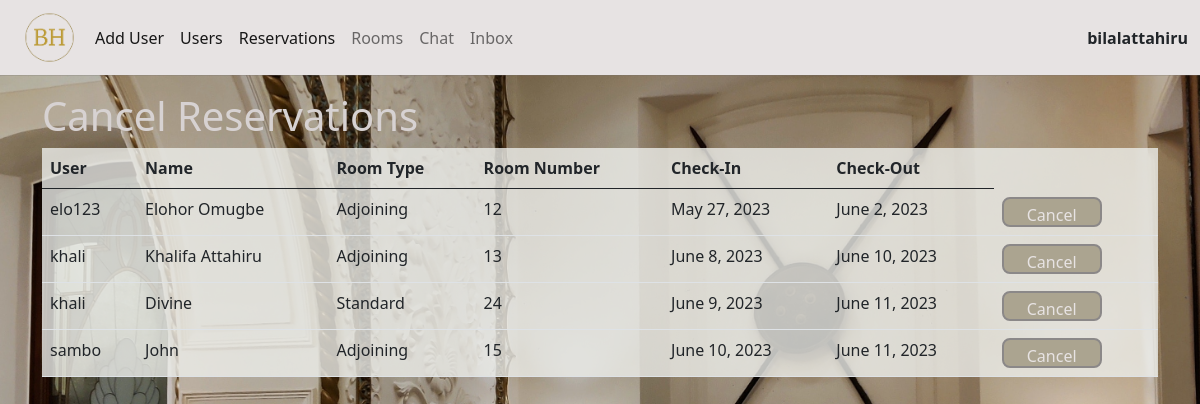
Page /hotel_admin/cancel/ (signed in) on the committed database.
### hotel_app/models.py (models this page shows, shortened)
class Reservation(models.Model):
    ROOM_TYPE=(
        ('Standard', 'Standard'),
        ('Executive', 'Executive'),
        ('Adjoining', 'Adjoining'),
        ('Presidential Suite', 'Presidential Suite')
    )
    STATUS= (
        ('Booked', 'Booked'),
        ('Cancelled', 'Cancelled')
    )
    name = models.CharField(max_length=100)
    room_number=models.IntegerField(null=True)
    room_type=models.CharField(max_length=120, null= True, choices=ROOM_TYPE)
    check_in = models.DateField()
    check_out = models.DateField()
    user = models.ForeignKey(User, on_delete=models.SET_NULL, null=True)
    status =models.CharField(max_length=120, default='Booked', choices=STATUS)

### hotel_admin/views.py (the view)
# urls.py: path('cancel/', views.cancel, name="caUI"),
@login_required
def cancel(request):
    context={
        "Reservations": Reservation.objects.all()
    }
    return render(request, 'hoteladmin/cancel.html', context)

### hotel_admin/templates/hoteladmin/cancel.html (shortened to what this page needs)
{% extends 'hoteladmin/base1.html'%}
{% block content%}
<div class="container">
    <div class="row">
        <div class="col-md-12">
            <h1>Cancel Reservations</h1>
        </div>
    </div>
    <div class="row">
        <div class="col-md-12">
            <table class="table" style="background-color: rgba(237, 238, 234, 0.8)">
                <thead>
                    <tr>
                        <th>User</th>
                        <th>Name</th>
                        <th>Room Type</th>
                        <th>Room Number</th>
                        <th>Check-In</th>
                        <th>Check-Out</th>
                    </tr>
                </thead>
                <tbody>
                    {%for Reservation in Reservations%}
                    <tr>
                        <td>{{Reservation.user}}</td>
                        <td>{{Reservation.name}}</td>
                        <td>{{Reservation.room_type}}</td>
                        <td>{{Reservation.room_number}}</td>
                        <td>{{Reservation.check_in}}</td>
                        <td>{{Reservation.check_out}}</td>
                        <td><a href="{% url 'cancel' Reservation.pk%}" ><button type ="button" class="btn">Cancel</button></a></td>
                    </tr>
                    {%endfor%}
                </tbody>
            </table>
        </div>
    </div>
</div>
{% endblock %}

### hotel_admin/templates/hoteladmin/base1.html (shortened to what this page needs)
{% load static %}
<!DOCTYPE html>
<html>
<head>
    <link rel="stylesheet" href="https://cdn.jsdelivr.net/npm/bootstrap@5.0.0-beta3/dist/css/bootstrap.min.css">
    <link rel="stylesheet" href="{% static 'css/style2.css' %}">
</head>
<body background = {% static 'images/img/pexels-vidit-goel-15227142.jpg'%}
>
    <nav class="navbar navbar-expand-lg navbar-light bg-light" >
        <div class="container-fluid">
           <div class ="logo">
                <img src="{% static 'images/img/logo.png' %}" >
            </div>
            <div class="collapse navbar-collapse" id="navbarNav">
                <ul class="navbar-nav">
                    <li class="nav-item">
                        <a class="nav-link active" aria-current="page" href="../registeruser">Add User</a>
                    </li>
                    <li class="nav-item">
                        <a class="nav-link active" aria-current="page" href="../users">Users</a>
                    </li>
                    <li class="nav-item">
                        <a class="nav-link active" aria-current="page" href="../reservation">Reservations</a>
                    </li>
                    <li class="nav-item">
                        <a class="nav-link" href="../room">Rooms</a>
                    </li>
                    <li class="nav-item">
                        <a class="nav-link" href="../chat">Chat</a>
                    </li>
                    <li class="nav-item">
                        <a class="nav-link" href="../inbox">Inbox</a>
                    </li>
                </ul>
            </div>
            <span><b>{{request.user.username}}</b></span>
        </div>
    </nav>
<hr>
   {%block content %}{% endblock %}
</body>
</html>

### hotel_app/static/css/style2.css (style rules this page uses)
nav { height: 75px; }
.container-fluid { height:75px; background-color: rgb(231, 227, 227); }
hr { margin-top: auto; height: 4px; color:rgb(115, 112, 112) }
body { background-color: rgb(247, 243, 243); }
.logo img { height: 75px; width: 75px; }

### hotel_admin/templates/hoteladmin/cancel.html (style rules this page uses)
body { background-size: cover; background-repeat: no-repeat; background-position: center center; background-attachment: fixed; }
h1 { color: rgb(215, 210, 210); }
.btn { color:rgb(231, 227, 227); border: 2px solid rgb(139, 136, 136); width: 100px; height: 30px; text-align: center; line-height: 20px; cursor: pointer; background: rgb(171, 164, 144); border-radius: 8px; }

### rows in the picture
Reservation: user "elo123", name "Elohor Omugbe", room_type "Adjoining", room_number "12", check_in "May 27, 2023", check_out "June 2, 2023"
Reservation: user "khali", name "Khalifa Attahiru", room_type "Adjoining", room_number "13", check_in "June 8, 2023", check_out "June 10, 2023"
Reservation: user "khali", name "Divine", room_type "Standard", room_number "24", check_in "June 9, 2023", check_out "June 11, 2023"
Reservation: user "sambo", name "John", room_type "Adjoining", room_number "15", check_in "June 10, 2023", check_out "June 11, 2023"

### other values in the picture
{{ request.user.username }} "bilalattahiru"
